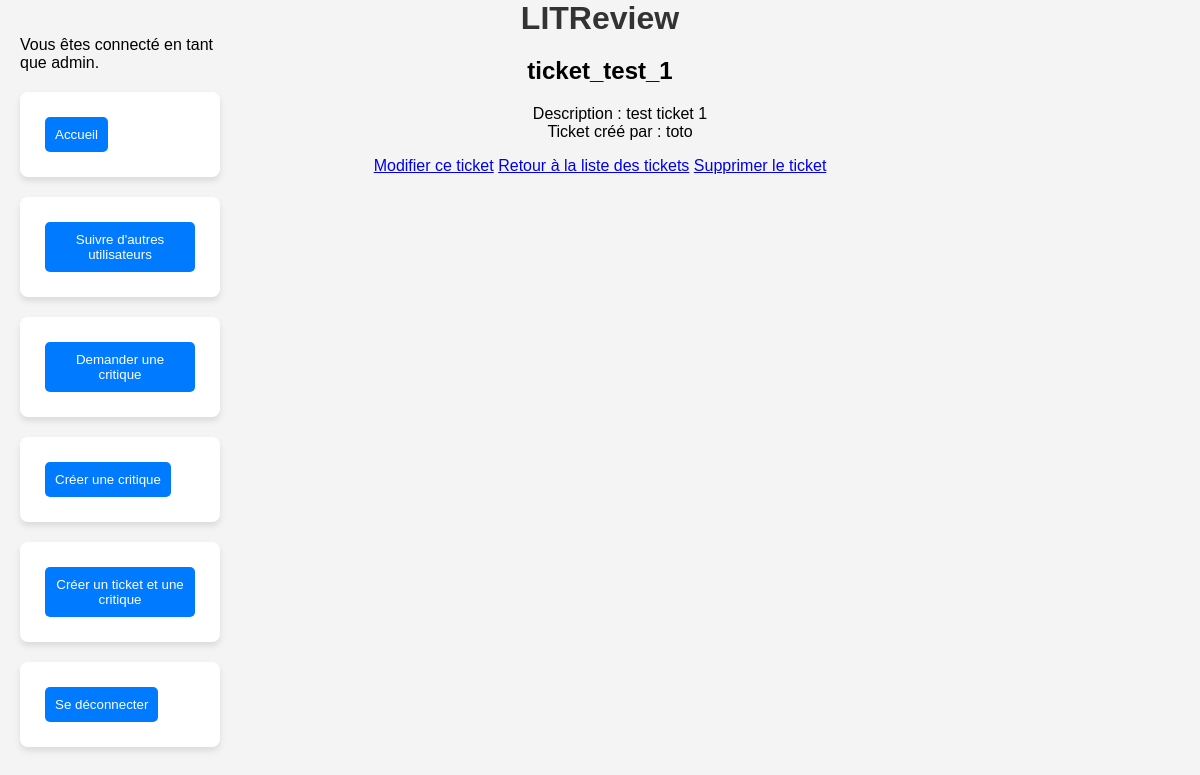
/tickets/3/ (signed in), run on the app's committed database.
### ticket/models.py (models this page shows, shortened)
class Ticket(models.Model):
    title = models.fields.CharField(max_length=128)
    description = models.fields.TextField(max_length=2048, blank=True)
    user = models.ForeignKey(to=settings.AUTH_USER_MODEL, on_delete=models.CASCADE, related_name='tickets')
    image = models.ImageField(upload_to='images/', null=True, blank=True)
    time_created = models.fields.DateTimeField(auto_now_add=True)

### authentication/models.py (models this page shows)
class User(AbstractUser):
    pass

### ticket/views.py (the view)
# urls.py: path('tickets/<int:pk>/', ticket.views.TicketDetailView.as_view(), name='ticket-detail'),
class TicketDetailView(LoginRequiredMixin, DetailView):
    model = Ticket
    template_name = 'ticket/ticket_detail.html'

### ticket/templates/ticket/ticket_detail.html
{% extends 'base.html' %}
{% block content %}
<div class="tickets-container">
  <h2>{{ ticket.title }}</h2>
  <ul>
   <li>Description : {{ ticket.description }}</li>
   <li>Ticket créé par : {{ ticket.user }}</li>
  </ul>
  <a href="{% url 'ticket-update' ticket.pk %}">Modifier ce ticket</a>
  <a href="{% url 'ticket-list' %}">Retour à la liste des tickets</a>
  <a href="{% url 'ticket-delete' ticket.pk %}">Supprimer le ticket</a>
</div>
{% endblock %}

### templates/base.html (shortened to what this page needs)
{% load static %}
<html>
    <head>
        <link rel="stylesheet" href="{% static 'app.css' %}">
    </head>
    <body>
        <h1>LITReview</h1>
        {% block content %}{% endblock content %}
        {% if user.is_authenticated %}
            <div class="sidebar">
                <p>Vous êtes connecté en tant que {{ request.user }}.</p>
                <form method="get" action="{% url 'home' %}">
                    <button type="submit" >Accueil</button>
                 </form>
                 <form method="post" action="{% url 'follow-users' %}">
                    <button type="submit" >Suivre d'autres utilisateurs</button>
                 </form>
                 <form method="post" action="{% url 'ticket-create' %}">
                    <button type="submit" >Demander une critique</button>
                 </form>
                 <form method="post" action="{% url 'review-create' %}">
                    <button type="submit" >Créer une critique</button>
                 </form>
                <form method="post" action="{% url 'create-ticket-review' %}">
                    <button type="submit" >Créer un ticket et une critique</button>
                </form>
                 <form method="post" action="{% url 'logout' %}">
                    <button type="submit" >Se déconnecter</button>
                </form>
            </div>
        {% endif %}
    </body>
</html>

### static/app.css (style rules this page uses)
body { font-family: 'Arial', sans-serif; margin: 0; padding: 0; background-color: #f4f4f4; }
h1 { color: #333; text-align: center; margin-bottom: 20px; }
button { background-color: #007bff; color: white; border: none; padding: 10px; margin: 5px; border-radius: 5px; cursor: pointer; }
form { background-color: white; padding: 20px; border-radius: 8px; box-shadow: 0 4px 6px rgba(0,0,0,0.1); max-width: 500px; margin: 20px auto; }
.sidebar { padding: 20px; width: 200px; position: fixed; left: 0; top: 0; }

### data on the page
Ticket: title "ticket_test_1", description "test ticket 1", user "toto"
User: user "admin"
